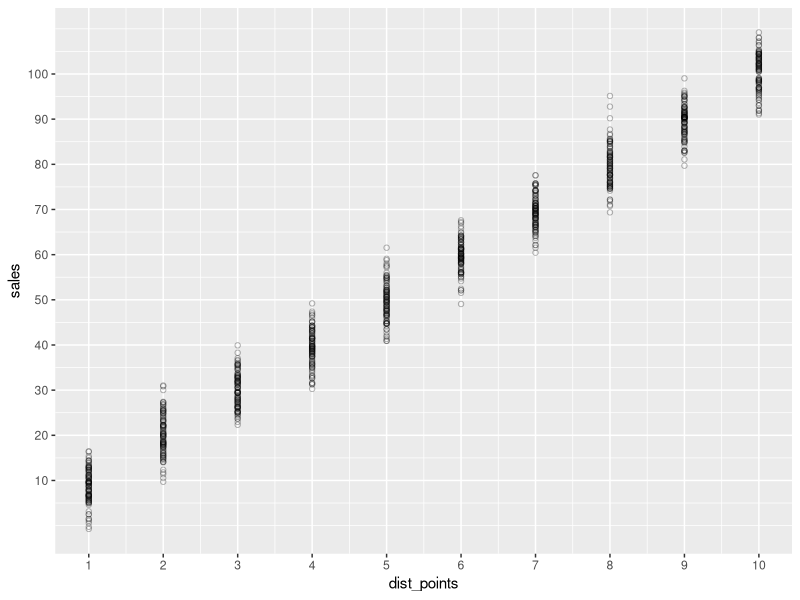
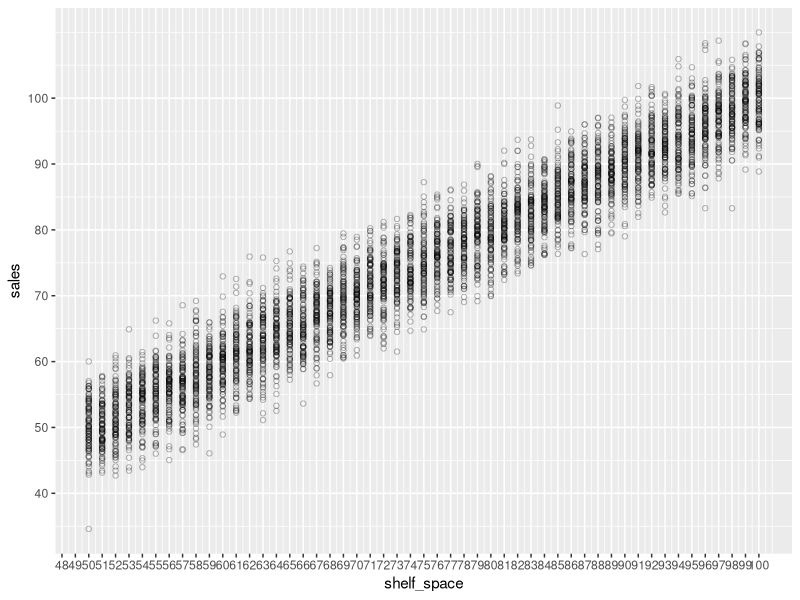

Here is the R script that generated these plots, in order:
## ---- chunk 1

library(tidyverse)



# Initial input data -------------------------------------------------------------------------------------------------------
dist_points_k <- 10
dist_points_d <- 0
dist_points_sigma <- 4

df_distpoints <-
    data.frame(dist_points = rep(1:10, 100) ) %>% 
    mutate(sales = dist_points * dist_points_k + dist_points_d + rnorm(n(), mean = 0, sd = dist_points_sigma))

df_distpoints %>% 
    ggplot(aes(x = dist_points, y = sales)) +
    geom_point(shape = 1, alpha = 0.3) +
    scale_x_continuous(breaks = seq(1,10)) +
    scale_y_continuous(breaks = seq(10,100,10))

## ---- chunk 2
shelf_space_k <- 1
shelf_space_d <- 0
shelf_space_sigma <- 4

df_shelfspace <-
    data.frame(shelf_space = rep(50:100, 100) ) %>% # 50% until 100% 
    mutate(sales = shelf_space * shelf_space_k + shelf_space_d + rnorm(n(), mean = 0, sd = shelf_space_sigma))

df_shelfspace %>% 
    ggplot(aes(x = shelf_space, y = sales)) +
    geom_point(shape = 1, alpha = 0.3) +
    scale_x_continuous(breaks = seq(1,100)) +
    scale_y_continuous(breaks = seq(10,100,10))
## ---- chunk 3
df_combinded_norandom <- 
    expand.grid(dist_points = rep(1:10, 10),
                shelf_space = rep(50:100, 10)
    ) %>% 
    mutate(sales = dist_points * dist_points_k + dist_points_d +
               shelf_space * shelf_space_k + shelf_space_d
    )

df_combinded_norandom %>% nrow
## ---- chunk 4
## 1 parameter
# Expecation: R squared and adjusted R squared should be equal
lm_1param_distpoints <- lm(sales ~ dist_points, data = df_combinded_norandom)
summary(lm_1param_distpoints)
# Coefficients:
#     Estimate Std. Error t value Pr(>|t|)    
# (Intercept) 75.00000    0.14081   532.6   <2e-16 ***
#     dist_points 10.00000    0.02269   440.7   <2e-16 ***
#     ---
#     Signif. codes:  0 ‘***’ 0.001 ‘**’ 0.01 ‘*’ 0.05 ‘.’ 0.1 ‘ ’ 1
# 
# Residual standard error: 14.72 on 50998 degrees of freedom
# Multiple R-squared:  0.792,	Adjusted R-squared:  0.792 
# F-statistic: 1.942e+05 on 1 and 50998 DF,  p-value: < 2.2e-16
## ---- chunk 5
lm_1param_shelf_space <- lm(sales ~ shelf_space, data = df_combinded_norandom)
summary(lm_1param_shelf_space)
# Coefficients:
#     Estimate Std. Error t value Pr(>|t|)    
# (Intercept) 55.000000   0.660424   83.28   <2e-16 ***
#     shelf_space  1.000000   0.008641  115.73   <2e-16 ***
#     ---
#     Signif. codes:  0 ‘***’ 0.001 ‘**’ 0.01 ‘*’ 0.05 ‘.’ 0.1 ‘ ’ 1
# 
# Residual standard error: 28.72 on 50998 degrees of freedom
# Multiple R-squared:  0.208,	Adjusted R-squared:  0.208 
# F-statistic: 1.339e+04 on 1 and 50998 DF,  p-value: < 2.2e-16
## ---- chunk 6
lm_2param_norandom <- lm(sales ~ dist_points + shelf_space, data = df_combinded_norandom)
summary(lm_2param_norandom)
# Coefficients:
#     Estimate Std. Error    t value Pr(>|t|)    
# (Intercept) -2.714e-11  5.967e-13 -4.549e+01   <2e-16 ***
#     dist_points  1.000e+01  3.754e-14  2.664e+14   <2e-16 ***
#     shelf_space  1.000e+00  7.325e-15  1.365e+14   <2e-16 ***
#     ---
#     Signif. codes:  0 ‘***’ 0.001 ‘**’ 0.01 ‘*’ 0.05 ‘.’ 0.1 ‘ ’ 1
# 
# Residual standard error: 2.435e-11 on 50997 degrees of freedom
# Multiple R-squared:      1,	Adjusted R-squared:      1 
# F-statistic: 4.481e+28 on 2 and 50997 DF,  p-value: < 2.2e-16
## ---- chunk 7
df_combinded_modif <- 
    expand.grid(dist_points = rep(1:10, 1),
                shelf_space = rep(50:100, 1)
    ) %>% 
    mutate(                rand_x1 = runif(n()),
                           rand_x2 = runif(n()),
                           rand_x3 = runif(n()),
                           rand_x4 = runif(n()),
                           rand_x5 = runif(n()),
                           rand_x6 = runif(n()),
                           rand_x7 = runif(n()),
                           rand_x8 = runif(n()),
                           rand_x9 = runif(n()),
                           rand_x10 = runif(n())
                           ) %>% 
    mutate(sales = dist_points * dist_points_k + dist_points_d + rnorm(n(), mean = 0, sd = dist_points_sigma) +
               shelf_space * shelf_space_k + shelf_space_d + rnorm(n(), mean = 0, sd = shelf_space_sigma)
    )

df_combinded_modif %>% nrow
## ---- chunk 8
lm_12param <- lm(sales ~ ., data = df_combinded_modif)
summary(lm_12param)
# Coefficients:
#     Estimate Std. Error t value Pr(>|t|)    
# (Intercept) -1.666492   2.086430  -0.799    0.425    
# dist_points 10.020939   0.091482 109.540   <2e-16 ***
#     shelf_space  1.012533   0.017889  56.601   <2e-16 ***
#     rand_x1     -1.619556   0.913895  -1.772    0.077 .  
# rand_x2      0.081665   0.896940   0.091    0.927    
# rand_x3      0.008887   0.921198   0.010    0.992    
# rand_x4      0.104281   0.866666   0.120    0.904    
# rand_x5     -0.257795   0.917209  -0.281    0.779    
# rand_x6      1.400948   0.913762   1.533    0.126    
# rand_x7      0.820087   0.895443   0.916    0.360    
# rand_x8      0.564252   0.915456   0.616    0.538    
# rand_x9      0.003492   0.971189   0.004    0.997    
# rand_x10     0.297085   0.915243   0.325    0.746    
# ---
#     Signif. codes:  0 ‘***’ 0.001 ‘**’ 0.01 ‘*’ 0.05 ‘.’ 0.1 ‘ ’ 1
# 
# Residual standard error: 5.872 on 497 degrees of freedom
# Multiple R-squared:  0.969,	Adjusted R-squared:  0.9682 
# F-statistic:  1293 on 12 and 497 DF,  p-value: < 2.2e-16
## ---- chunk 9
lm_rand_params <- lm(sales ~ rand_x1 + rand_x2 + rand_x3 + rand_x4 + rand_x5 +
                         rand_x6 + rand_x7 + rand_x8 + rand_x9 + rand_x10, data = df_combinded_modif)
summary(lm_rand_params)
# Multiple R-squared:  0.01804,	Adjusted R-squared:  -0.001635 
# F-statistic: 0.9169 on 10 and 499 DF,  p-value: 0.5171
## ---- chunk 10
lm_2contrib_rand_params <- lm(sales ~ dist_points + shelf_space + 
                         rand_x1 + rand_x2 + rand_x3 + rand_x4 + rand_x5 +
                         rand_x6 + rand_x7 + rand_x8 + rand_x9 + rand_x10, data = df_combinded_modif)
summary(lm_2contrib_rand_params)
# Multiple R-squared:  0.7689,	Adjusted R-squared:  0.7638 
# F-statistic: 150.7 on 11 and 498 DF,  p-value: < 2.2e-16
# higher r squared
# significant p value
## ---- chunk 11
lm_1contrib_rand_params <- lm(sales ~ dist_points + 
                                  rand_x1 + rand_x2 + rand_x3 + rand_x4 + rand_x5 +
                                  rand_x6 + rand_x7 + rand_x8 + rand_x9 + rand_x10, data = df_combinded_modif)
summary(lm_1contrib_rand_params)
# Multiple R-squared:  0.969,	Adjusted R-squared:  0.9682 
# F-statistic:  1293 on 12 and 497 DF,  p-value: < 2.2e-16
